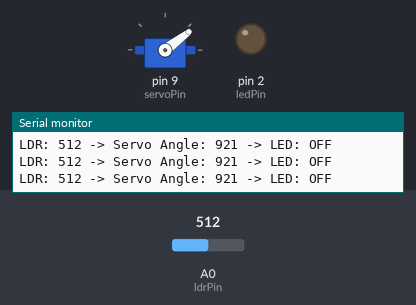
Recording of a sketch running on a simulated Arduino Uno, built with avr-gcc and run on an emulated ATmega328P. Shown: servo, output pins drawn as LEDs (lit = HIGH), the last lines printed to the serial monitor. Inputs (shaded band) come from the test bench; at power-on: A0 (ldrPin) = 512.

Above: at 1.2 s.
1.3 s: A0 (ldrPin) set to 33
At 1.7 s:
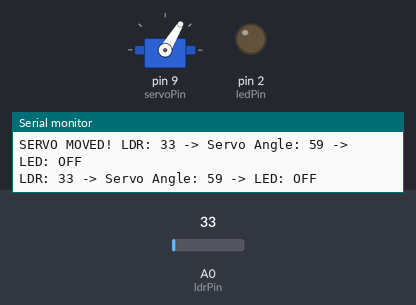
2.9 s: A0 (ldrPin) set to 27
4.9 s: A0 (ldrPin) set to 0
At 6.1 s:
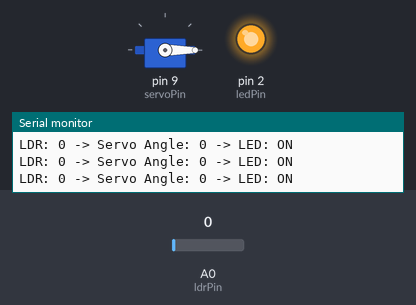
6.5 s: A0 (ldrPin) set to 40
At 7.5 s:
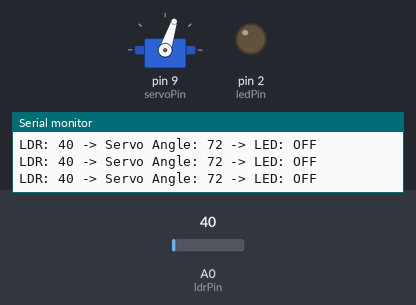
8.1 s: A0 (ldrPin) set to 122
At 8.9 s:
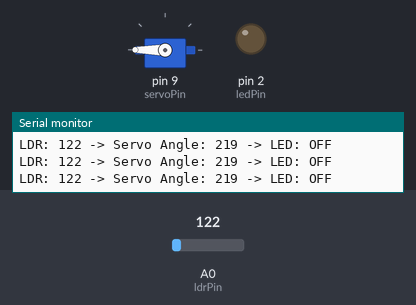
9.7 s: A0 (ldrPin) set to 716
At 10.4 s:
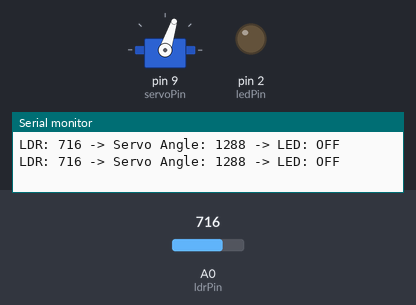
Timing chart, 0 to 12.3 s (numbered marks = the images above; inputs shaded):
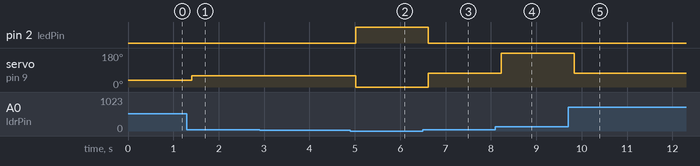

Measured:
- after the input at 1.3 s, servo on pin 9 (servoPin): 37° → 59° after 0.11 s
- after the input at 4.9 s, pin 2 (ledPin): LOW → HIGH after 0.12 s; servo on pin 9 (servoPin): 59° → 0° after 0.12 s
- after the input at 6.5 s, pin 2 (ledPin): HIGH → LOW after 0.12 s; servo on pin 9 (servoPin): 0° → 72° after 0.12 s
- after the input at 8.1 s, servo on pin 9 (servoPin): 72° → 180° after 0.13 s
- after the input at 9.7 s, servo on pin 9 (servoPin): 180° → 72° after 0.14 s

The sketch:

2nd.ino
```cpp
#include <Servo.h>

Servo myServo;
int ldrPin = A0;
int servoPin = 9;
int ledPin = 2;

int lastLdrValue = -1;
int threshold = 10;

void setup() {
  myServo.attach(servoPin);
  pinMode(ledPin, OUTPUT);
  Serial.begin(9600);
}

void loop() {
  int ldrValue = analogRead(ldrPin);

  if (ldrValue < 10) {
    digitalWrite(ledPin, HIGH);
  } else {
    digitalWrite(ledPin, LOW);
  }

  int angle = map(ldrValue, 0, 100, 0, 180);

  if (lastLdrValue == -1 || abs(ldrValue - lastLdrValue) >= threshold) {
    myServo.write(angle);
    lastLdrValue = ldrValue;
    Serial.print("SERVO MOVED! ");
  }

  Serial.print("LDR: ");
  Serial.print(ldrValue);
  Serial.print(" -> Servo Angle: ");
  Serial.print(angle);
  Serial.print(" -> LED: ");
  Serial.println(ldrValue < 30 ? "ON" : "OFF");

  delay(200);
}
```
